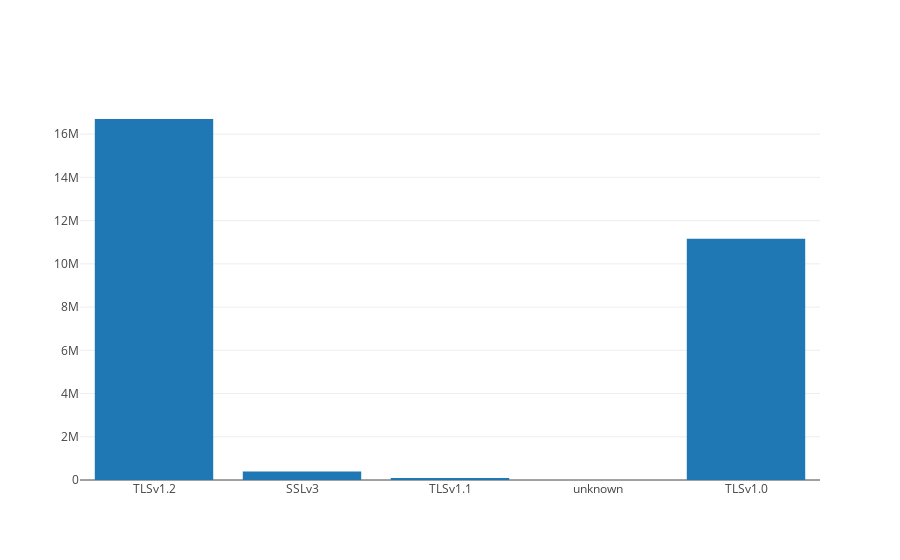

Notebook code for this chart:
### Code cell
#We do all the plotting here
import plotly.plotly as py
import plotly.graph_objs as go
from plotly.offline import download_plotlyjs, init_notebook_mode, plot, iplot

init_notebook_mode(connected=True)    

iplot([go.Bar(
            x=df['handshake'],
            y=df['count'],
)])

### Figure 1 — Plotly figure (JSON) as saved in the notebook; plotly's stock layout.template omitted (floating-point values rounded to 4 significant figures)
{"data": [{"type": "bar", "uid": "2bc96bde-bd82-11e8-a081-00ff28ecf3e9", "x": ["TLSv1.2", "SSLv3", "TLSv1.1", "unknown", "TLSv1.0"], "y": [16700733, 392924, 96894, 3, 11166552]}], "layout": {}}
